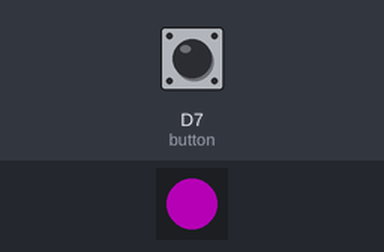
A program run on a simulated CircuitPython board. Parts: 1 RGB LEDs in strip order, left to right. The test bench sets the inputs (shaded band); at power-on: D7 (button) HIGH. Dim RGB values are drawn brighter than linear.

Above: at 1.2 s.
1.3 s: D7 (button) pulled LOW for 0.15 s
At 1.37 s:
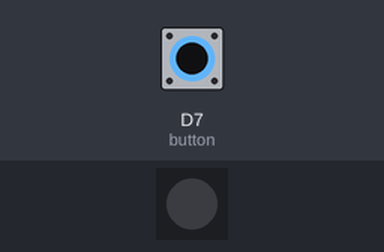
2.9 s: D7 (button) pulled LOW for 3.2 s
At 7.5 s:
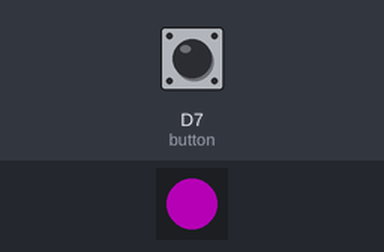
Timing chart, 0 to 9.0 s (numbered marks = the images above; inputs shaded):
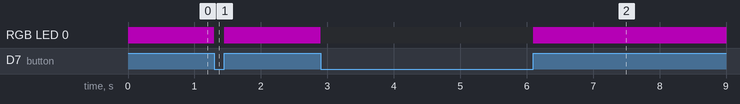

Measured:
- after the input at 1.3 s, RGB LED 0: RGB(64, 0, 64) → off at once, → RGB(64, 0, 64) 0.15 s later
- after the input at 2.9 s, RGB LED 0: RGB(64, 0, 64) → off at once, → RGB(64, 0, 64) 3.2 s later

The program:

old_button.py
```python
# --- Imports
import digitalio
import time
import board

# --- Variables
button = digitalio.DigitalInOut(board.D7)
button.direction = digitalio.Direction.INPUT

#led = digitalio.DigitalInOut(board.D13)
#led.direction = digitalio.Direction.OUTPUT
# --- Functions

# --- Setup

"""CircuitPython Essentials Internal RGB LED red, green, blue example"""
if hasattr(board, "APA102_SCK"):
    import adafruit_dotstar

    led = adafruit_dotstar.DotStar(board.APA102_SCK, board.APA102_MOSI, 1)
else:
    import neopixel

    led = neopixel.NeoPixel(board.NEOPIXEL, 1)


led.brightness = 0.5

# --- Main loop
while True:
    if button.value == False:
        led[0] = (0, 0, 0)
    else:
        led[0] = (128, 0, 128)
```
